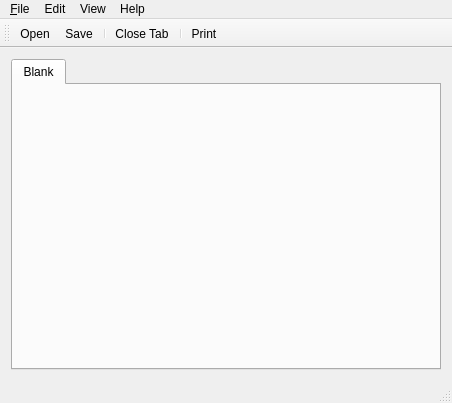
<?xml version="1.0" encoding="UTF-8"?>
<ui version="4.0">
 <class>FrmMain_ui</class>
 <widget class="QMainWindow" name="FrmMain_ui">
  <property name="geometry">
   <rect>
    <x>0</x>
    <y>0</y>
    <width>452</width>
    <height>403</height>
   </rect>
  </property>
  <property name="windowTitle">
   <string>Frhex</string>
  </property>
  <widget class="QWidget" name="centralWidget">
   <layout class="QGridLayout">
    <item row="0" column="0">
     <widget class="QTabWidget" name="tabs">
      <property name="currentIndex">
       <number>0</number>
      </property>
      <widget class="QWidget" name="defaultTab">
       <attribute name="title">
        <string>Blank</string>
       </attribute>
      </widget>
     </widget>
    </item>
   </layout>
  </widget>
  <widget class="QMenuBar" name="menuBar">
   <property name="geometry">
    <rect>
     <x>0</x>
     <y>0</y>
     <width>452</width>
     <height>21</height>
    </rect>
   </property>
   <widget class="QMenu" name="menu_File">
    <property name="title">
     <string>&amp;File</string>
    </property>
    <addaction name="actionOpen"/>
    <addaction name="actionSave"/>
    <addaction name="actionSaveAs"/>
    <addaction name="actionCloseTab"/>
    <addaction name="separator"/>
    <addaction name="actionPrint"/>
    <addaction name="separator"/>
    <addaction name="actionExit"/>
   </widget>
   <widget class="QMenu" name="menuHelp">
    <property name="title">
     <string>Help</string>
    </property>
    <addaction name="actionAbout"/>
   </widget>
   <widget class="QMenu" name="menuEdit">
    <property name="title">
     <string>Edit</string>
    </property>
    <addaction name="actionUndo"/>
    <addaction name="actionRedo"/>
    <addaction name="separator"/>
    <addaction name="actionCopy"/>
    <addaction name="actionPaste"/>
    <addaction name="separator"/>
    <addaction name="actionFind"/>
   </widget>
   <widget class="QMenu" name="menuView">
    <property name="title">
     <string>View</string>
    </property>
    <addaction name="actionOptions"/>
   </widget>
   <addaction name="menu_File"/>
   <addaction name="menuEdit"/>
   <addaction name="menuView"/>
   <addaction name="menuHelp"/>
  </widget>
  <widget class="QToolBar" name="mainToolBar">
   <attribute name="toolBarArea">
    <enum>TopToolBarArea</enum>
   </attribute>
   <attribute name="toolBarBreak">
    <bool>false</bool>
   </attribute>
   <addaction name="actionOpen"/>
   <addaction name="actionSave"/>
   <addaction name="separator"/>
   <addaction name="actionCloseTab"/>
   <addaction name="separator"/>
   <addaction name="actionPrint"/>
  </widget>
  <widget class="QStatusBar" name="statusBar"/>
  <action name="actionAbout">
   <property name="icon">
    <iconset resource="imgs.qrc">
     <normaloff>:/icons/Icons/help-browser.png</normaloff>:/icons/Icons/help-browser.png</iconset>
   </property>
   <property name="text">
    <string>About</string>
   </property>
  </action>
  <action name="actionOpen">
   <property name="icon">
    <iconset resource="imgs.qrc">
     <normaloff>:/icons/Icons/document-open.png</normaloff>:/icons/Icons/document-open.png</iconset>
   </property>
   <property name="text">
    <string>&amp;Open</string>
   </property>
  </action>
  <action name="actionSave">
   <property name="icon">
    <iconset resource="imgs.qrc">
     <normaloff>:/icons/Icons/document-save.png</normaloff>:/icons/Icons/document-save.png</iconset>
   </property>
   <property name="text">
    <string>&amp;Save</string>
   </property>
  </action>
  <action name="actionSaveAs">
   <property name="icon">
    <iconset resource="imgs.qrc">
     <normaloff>:/icons/Icons/document-save-as.png</normaloff>:/icons/Icons/document-save-as.png</iconset>
   </property>
   <property name="text">
    <string>Save &amp;As...</string>
   </property>
  </action>
  <action name="actionExit">
   <property name="icon">
    <iconset resource="imgs.qrc">
     <normaloff>:/icons/Icons/system-log-out.png</normaloff>:/icons/Icons/system-log-out.png</iconset>
   </property>
   <property name="text">
    <string>&amp;Exit</string>
   </property>
  </action>
  <action name="actionPrint">
   <property name="icon">
    <iconset resource="imgs.qrc">
     <normaloff>:/icons/Icons/document-print.png</normaloff>:/icons/Icons/document-print.png</iconset>
   </property>
   <property name="text">
    <string>&amp;Print</string>
   </property>
  </action>
  <action name="actionUndo">
   <property name="icon">
    <iconset resource="imgs.qrc">
     <normaloff>:/icons/Icons/edit-undo.png</normaloff>:/icons/Icons/edit-undo.png</iconset>
   </property>
   <property name="text">
    <string>Undo</string>
   </property>
   <property name="shortcut">
    <string>Ctrl+Z</string>
   </property>
  </action>
  <action name="actionRedo">
   <property name="icon">
    <iconset resource="imgs.qrc">
     <normaloff>:/icons/Icons/edit-redo.png</normaloff>:/icons/Icons/edit-redo.png</iconset>
   </property>
   <property name="text">
    <string>Redo</string>
   </property>
   <property name="shortcut">
    <string>Ctrl+Shift+Z</string>
   </property>
  </action>
  <action name="actionCopy">
   <property name="icon">
    <iconset resource="imgs.qrc">
     <normaloff>:/icons/Icons/edit-copy.png</normaloff>:/icons/Icons/edit-copy.png</iconset>
   </property>
   <property name="text">
    <string>Copy</string>
   </property>
   <property name="shortcut">
    <string>Ctrl+C</string>
   </property>
  </action>
  <action name="actionPaste">
   <property name="icon">
    <iconset resource="imgs.qrc">
     <normaloff>:/icons/Icons/edit-paste.png</normaloff>:/icons/Icons/edit-paste.png</iconset>
   </property>
   <property name="text">
    <string>Pase</string>
   </property>
   <property name="shortcut">
    <string>Ctrl+V</string>
   </property>
  </action>
  <action name="actionFind">
   <property name="icon">
    <iconset resource="imgs.qrc">
     <normaloff>:/icons/Icons/edit-find.png</normaloff>:/icons/Icons/edit-find.png</iconset>
   </property>
   <property name="text">
    <string>Find</string>
   </property>
  </action>
  <action name="actionCloseTab">
   <property name="icon">
    <iconset resource="imgs.qrc">
     <normaloff>:/icons/Icons/emblem-unreadable.png</normaloff>:/icons/Icons/emblem-unreadable.png</iconset>
   </property>
   <property name="text">
    <string>Close Tab</string>
   </property>
   <property name="toolTip">
    <string>Close current tab</string>
   </property>
  </action>
  <action name="actionEndianness">
   <property name="text">
    <string>Endianness</string>
   </property>
  </action>
  <action name="actionDataSize">
   <property name="text">
    <string>Data size</string>
   </property>
  </action>
  <action name="actionColumns">
   <property name="text">
    <string>Columns</string>
   </property>
  </action>
  <action name="actionOptions">
   <property name="enabled">
    <bool>false</bool>
   </property>
   <property name="text">
    <string>Options</string>
   </property>
  </action>
 </widget>
 <layoutdefault spacing="6" margin="11"/>
 <resources>
  <include location="imgs.qrc"/>
 </resources>
 <connections>
  <connection>
   <sender>actionExit</sender>
   <signal>triggered()</signal>
   <receiver>FrmMain_ui</receiver>
   <slot>close()</slot>
   <hints>
    <hint type="sourcelabel">
     <x>-1</x>
     <y>-1</y>
    </hint>
    <hint type="destinationlabel">
     <x>225</x>
     <y>201</y>
    </hint>
   </hints>
  </connection>
 </connections>
</ui>
